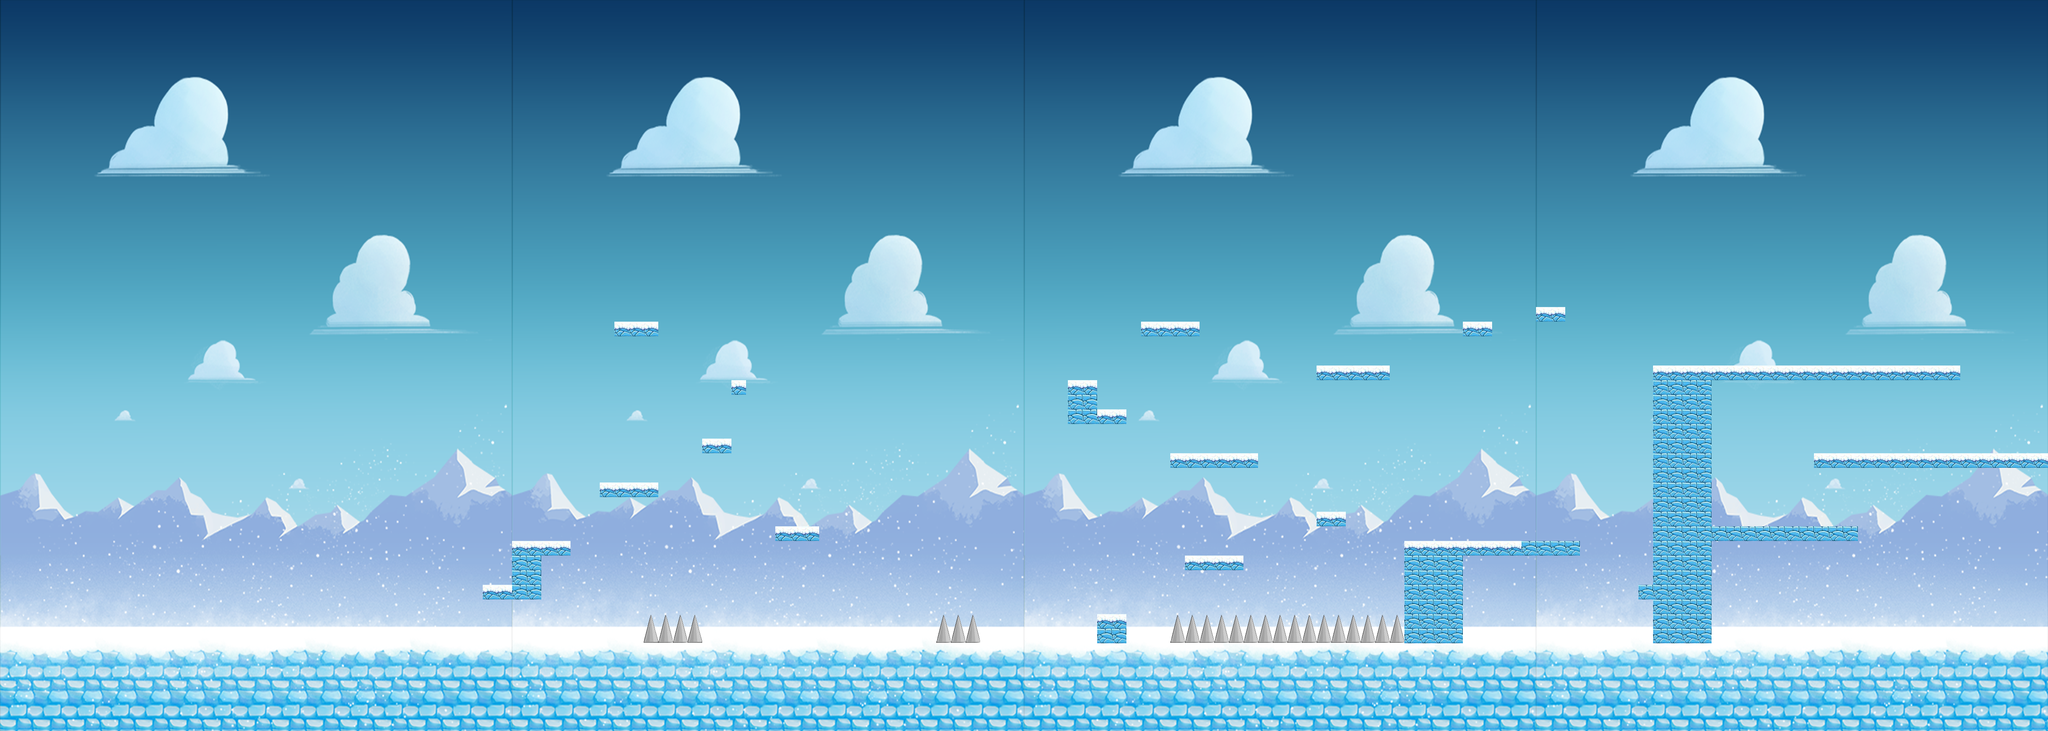

The image is a tile-based game level rendered from a .tmx file. Its description and source (layers, tilesets, objects; grid data summarised) follow:
An orthogonal 140x50 tile map with 32x32 px tiles, 3 tile layers (Capa de Patrones 1, Capa de patrones 2, Capa de patrones 3), 2 tilesets and 56 objects (12x 0, 7x 1, 3x 2).

<map version="1.0" orientation="orthogonal" renderorder="right-down" width="140" height="50" tilewidth="32" tileheight="32" nextobjectid="66">
 <tileset firstgid="1" name="Hielo1" tilewidth="32" tileheight="32" tilecount="1750">
  <image source="resources/Imagenes/HieloFinal.png" width="1120" height="1600" />
 </tileset>
 <tileset firstgid="1751" name="Hielo2" tilewidth="32" tileheight="32" tilecount="36">
  <image source="resources/Imagenes/MundoHielo2.png" width="192" height="192" />
 </tileset>
 <layer name="Capa de Patrones 1" width="140" height="50">
  <data>[7000 cells, 7000 non-empty, 1754 distinct tile ids]</data>
 </layer>
 <layer name="Capa de patrones 2" width="140" height="50">
  <data>[7000 cells, 50 non-empty, 6 distinct tile ids]</data>
 </layer>
 <layer name="Capa de patrones 3" width="140" height="50">
  <data>[7000 cells, 30 non-empty, 4 distinct tile ids]</data>
 </layer>
 <objectgroup name="Capa de Colisiones">
  <object id="2" x="-8" y="8" width="32" height="1584" />
  <object id="3" x="4466" y="5.33333" width="22" height="1586.67" />
  <object id="4" x="0" y="0" width="4488" height="30.303" />
  <object id="5" x="-8" y="1393.94" width="4488" height="198.061" />
  <object id="11" x="1056" y="1282.97" width="128" height="30" />
  <object id="12" x="1120" y="1185.27" width="63.8182" height="94.1818" />
  <object id="13" x="1184" y="1185.27" width="63.8182" height="30.3636" />
  <object id="14" x="1311.64" y="1057.45" width="128.364" height="30.5455" />
  <object id="15" x="1536.18" y="961.455" width="63.8182" height="30.3636" />
  <object id="16" x="1696.18" y="1153.64" width="95.5682" height="29.8636" />
  <object id="17" x="2336.25" y="833.25" width="63.5" height="94.25" />
  <object id="18" x="2399.75" y="897.25" width="63.75" height="30.25" />
  <object id="19" x="2560.25" y="993.25" width="191.5" height="30.5" />
  <object id="20" x="2592" y="1217" width="127.5" height="30.25" />
  <object id="21" x="2496" y="705.5" width="127.5" height="30.25" />
  <object id="22" x="2880.25" y="1121.25" width="63.25" height="30.25" />
  <object id="23" x="3076" y="1190" width="378" height="22" />
  <object id="24" x="3074" y="1214" width="122" height="186" />
  <object id="25" x="3616" y="801.25" width="127.625" height="282.75" />
  <object id="26" x="2879.88" y="801.125" width="159.458" height="30.75" />
  <object id="27" x="3200.12" y="705" width="63.75" height="30.75" />
  <object id="28" x="3360" y="673" width="63.875" height="30.875" />
  <object id="29" x="3620" y="801.25" width="667.818" height="30.5" />
  <object id="30" x="3967.91" y="993.182" width="501.424" height="30.7273" />
  <object id="31" x="3741.82" y="1153.18" width="322" height="30.4545" />
  <object id="32" x="3616" y="1152" width="127.62" height="247.5" />
  <object id="34" x="1600.12" y="833.125" width="31.625" height="30.6932" />
  <object id="35" x="1344" y="705.25" width="95.875" height="30.5" />
  <object id="38" x="2400" y="1345.33" width="63.5" height="61.6667" />
  <object id="39" x="3584" y="1280.82" width="32.8182" height="31.0909" />
 </objectgroup>
 <objectgroup name="Capa de Enemigos">
  <object id="40" type="1" x="1863.64" y="845.455" width="48.4848" height="45.4545">
   <ellipse />
  </object>
  <object id="41" type="1" x="2528.13" y="911.757" width="54.5455" height="54.5455">
   <ellipse />
  </object>
  <object id="43" type="2" x="4242.42" y="736.364" width="42.4242" height="45.4545">
   <ellipse />
  </object>
  <object id="44" type="2" x="3383.15" y="1111.39" width="48.4848" height="39.3939">
   <ellipse />
  </object>
 </objectgroup>
 <objectgroup name="Capa de Player">
  <object id="8" x="102.97" y="1042.24" width="39.3939" height="51.5152" />
 </objectgroup>
 <objectgroup name="Capa de PowerUps">
  <object id="46" type="1" x="2242.67" y="1344" width="40.6667" height="36" />
 </objectgroup>
 <objectgroup name="Capa de Puerta">
  <object id="47" x="3783.5" y="1227.5" width="112.5" height="109">
   <ellipse />
  </object>
 </objectgroup>
 <objectgroup name="Capa de Bordes">
  <object id="9" x="0" y="0" width="24.2424" height="1600" />
  <object id="10" x="4480" y="0" width="24.2424" height="1600" />
 </objectgroup>
 <objectgroup name="Capa de Obstaculos">
  <object id="48" type="1" x="1412.67" y="1350.67" width="118.667" height="52.6667" />
  <object id="49" type="1" x="2053.67" y="1350.5" width="86" height="59.5" />
  <object id="50" type="1" x="2565.09" y="1350" width="507.242" height="54" />
 </objectgroup>
 <objectgroup name="Capa de Items">
  <object id="51" type="0" x="1112.67" y="1107.67" width="100" height="100">
   <ellipse />
  </object>
  <object id="53" type="0" x="1304.67" y="971.67" width="100" height="100">
   <ellipse />
  </object>
  <object id="54" type="0" x="1520.67" y="883.67" width="100" height="100">
   <ellipse />
  </object>
  <object id="55" type="0" x="1564.67" y="763.67" width="100" height="100">
   <ellipse />
  </object>
  <object id="56" type="0" x="1336.67" y="619.67" width="100" height="100">
   <ellipse />
  </object>
  <object id="57" type="0" x="2624.67" y="1135.67" width="100" height="100">
   <ellipse />
  </object>
  <object id="58" type="0" x="2592.67" y="911.67" width="100" height="100">
   <ellipse />
  </object>
  <object id="59" type="0" x="2492.67" y="639.67" width="100" height="100">
   <ellipse />
  </object>
  <object id="60" type="0" x="3176.67" y="619.67" width="100" height="100">
   <ellipse />
  </object>
  <object id="61" type="0" x="4012.67" y="899.67" width="100" height="100">
   <ellipse />
  </object>
  <object id="62" type="0" x="4136.67" y="899.67" width="100" height="100">
   <ellipse />
  </object>
  <object id="63" type="0" x="4272.67" y="899.67" width="100" height="100">
   <ellipse />
  </object>
  <object id="64" type="1" x="3232.67" y="1275.67" width="100" height="100">
   <ellipse />
  </object>
  <object id="65" type="2" x="4020" y="1304" width="60" height="264" />
 </objectgroup>
</map>
